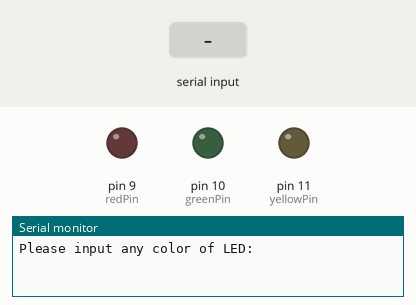
The sketch below on a simulated Arduino Uno, built with avr-gcc and run on an emulated ATmega328P. Parts: output pins drawn as LEDs (lit = HIGH), the last lines printed to the serial monitor. Inputs (shaded band) come from the test bench.

Above: at 1.2 s.
1.3 s: "red" received over Serial
At 2.1 s:
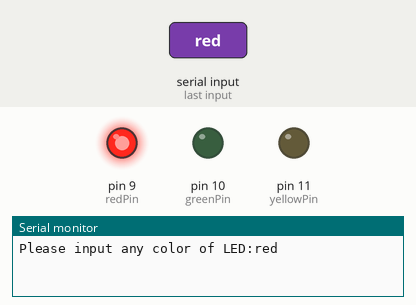
2.8 s: "blue" received over Serial
At 3.3 s:
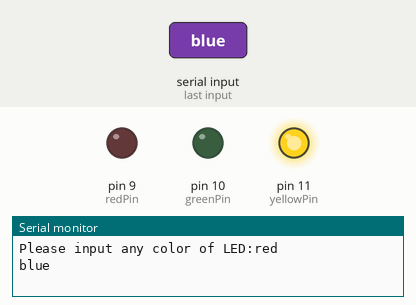
4.3 s: "green" received over Serial
At 4.6 s:
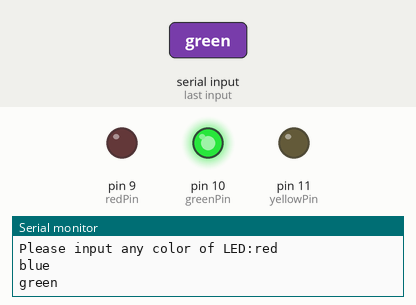
5.8 s: "white" received over Serial
At 6.9 s:
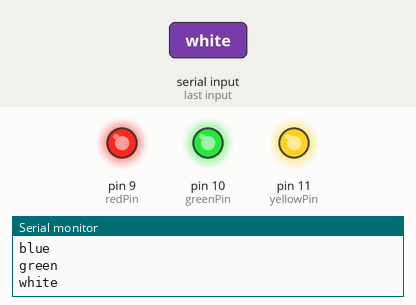
7.3 s: "orange" received over Serial
At 8.1 s:
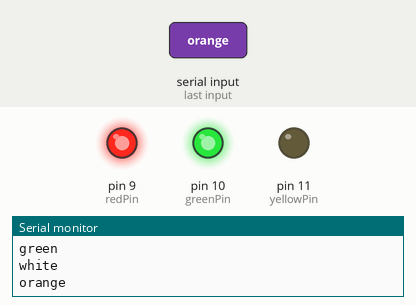
8.8 s: "indigo" received over Serial
At 9.3 s:
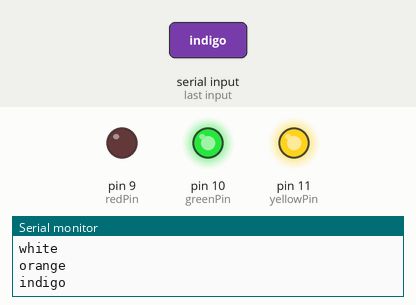
Timing chart, 0 to 11.3 s (numbered marks = the images above; inputs shaded):
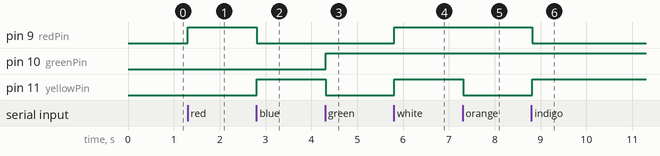

The sketch:

SerialMonitorINPUT.ino
```cpp
// Using the Serial Monitor as an INPUT to control your experiments:

// Place 3 LEDs (red, yellow, and green) each of them connected to GND using a 220 Ohm resistor.
// Use 3 digital pins to turn on and off those LEDs.
// Upload this code so when you open the serial monitor ,if you input red, you will see the red LED light up.

const int greenPin= 10; //the green led pin attact to
const int yellowPin= 11; //the yellow led pin attact to
const int redPin= 9; //the red led pin attach to
String comdata = "";
int lastLength = 0;

void setup()
{
  pinMode(greenPin, OUTPUT); //initialize the greenPin as output
  pinMode(yellowPin, OUTPUT); //initialize the yellowPin as output
  pinMode(redPin, OUTPUT); //initialize the redPin as output
  Serial.begin(9600); // start serial port at 9600 bps:
  Serial.print("Please input any color of LED:"); //print message on serial monitor
}

void loop()
{
  //read string from serial monitor
  if(Serial.available()>0) // if we get a valid byte, read analog ins:
  {
    comdata = "";
    while (Serial.available() > 0)
    {
      comdata += char(Serial.read());
      delay(2);
    }
  Serial.println(comdata);
  }
  if(comdata == "red")
  {
    red();
  }
  else if(comdata == "blue")
  {
    blue();
  }
  else if(comdata == "green")
  {
    green();
  }
  else if(comdata == "white"){
    white();
  }
  else if(comdata == "orange"){
    orange();
  }
  else if(comdata == "yellow"){
    yellow();
  }
  else if(comdata == "indigo"){
    indigo();
  }
  else if(comdata == "purple"){
    purple();
  }
  else if(comdata == "Murica"){
    red();
    delay(500);
    white();
    delay(500);
    blue();
    delay(500);
  }
  else
  {
    digitalWrite(redPin, LOW);//turn the red led off
    digitalWrite(greenPin, LOW);//turn the green led off
    digitalWrite(yellowPin, LOW);//turn the yellow led off
  }
}

void red(){
    digitalWrite(redPin, HIGH);//turn the red led on
    digitalWrite(greenPin, LOW);//turn the green led off
    digitalWrite(yellowPin, LOW);//turn the yellow led off
}

void green(){
    digitalWrite(redPin, LOW);//turn the red led off
    digitalWrite(greenPin, HIGH);//turn the green led on
    digitalWrite(yellowPin, LOW);//turn the yellow led off
}

void blue(){
    digitalWrite(redPin, LOW);//turn the red led off
    digitalWrite(greenPin, LOW);//turn the green led off
    digitalWrite(yellowPin, HIGH);//turn the yellow led on
}

void white(){
    digitalWrite(redPin, HIGH);
    digitalWrite(greenPin, HIGH);
    digitalWrite(yellowPin, HIGH);
}

void orange(){
    digitalWrite(redPin, 237);
    digitalWrite(greenPin, 109);
    digitalWrite(yellowPin, 0);
}

void yellow(){
    digitalWrite(redPin, 255);
    digitalWrite(greenPin, 115);
    digitalWrite(yellowPin, 0);
}

void indigo(){
    digitalWrite(redPin, 0);
    digitalWrite(greenPin, 46);
    digitalWrite(yellowPin, 90);
}

void purple(){
    digitalWrite(redPin, 128);
    digitalWrite(greenPin, 0);
    digitalWrite(yellowPin, 128);
}
```

Measured:
- after the input at 1.3 s, pin 9 (redPin): LOW → HIGH at once
- after the input at 2.8 s, pin 9 (redPin): HIGH → LOW at once; pin 11 (yellowPin): LOW → HIGH at once
- after the input at 4.3 s, pin 10 (greenPin): LOW → HIGH at once; pin 11 (yellowPin): HIGH → LOW at once
- after the input at 5.8 s, pin 9 (redPin), pin 11 (yellowPin): LOW → HIGH at once
- after the input at 7.3 s, pin 11 (yellowPin): HIGH → LOW at once
- after the input at 8.8 s, pin 9 (redPin): HIGH → LOW at once; pin 11 (yellowPin): LOW → HIGH at once
